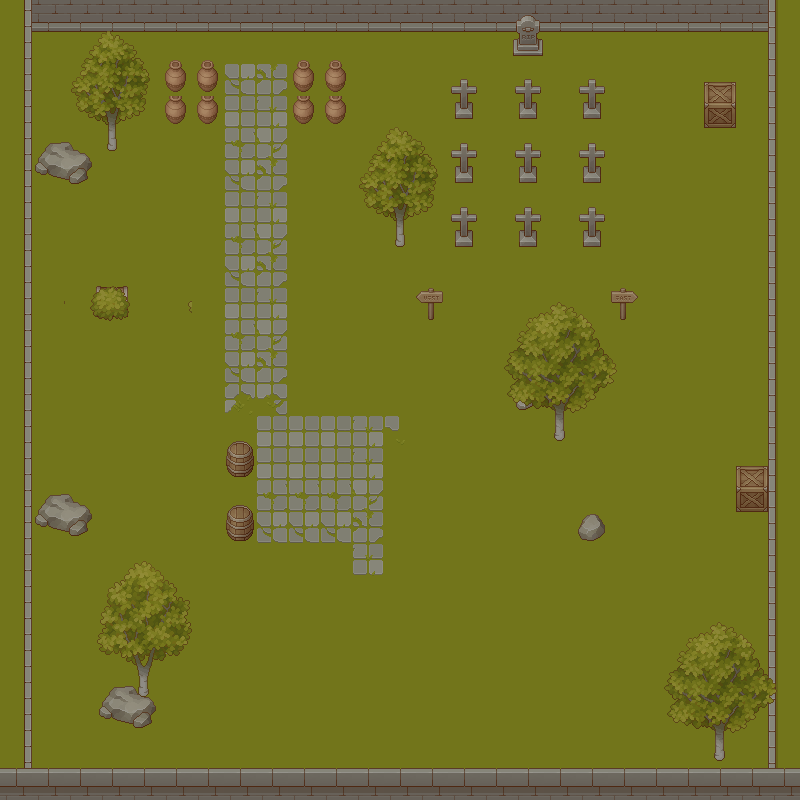

A level layout from a 2D game, rendered from its tile map. Below: a short description, then the map file with its tile-grid data intact:
An orthogonal 25x25 tile map with 32x32 px tiles, 4 tile layers (Tile Layer 1, Tile Layer 2, Tile Layer 3, Tile Layer 4), 4 tilesets.

<map version="1.8" tiledversion="1.8.5" orientation="orthogonal" renderorder="right-down" width="25" height="25" tilewidth="32" tileheight="32" infinite="0" nextlayerid="5" nextobjectid="1">
 <tileset firstgid="1" source="TX Grass Tileset.tsx" />
 <tileset firstgid="65" source="TX Tileset Wall.tsx" />
 <tileset firstgid="321" source="TX Props.tsx" />
 <tileset firstgid="577" source="TX Plant.tsx" />
 <layer id="1" name="Tile Layer 1" width="25" height="25">
  <data encoding="csv">
1,1,1,1,1,1,1,1,1,1,1,1,1,1,1,1,1,1,1,1,1,1,1,1,1,
1,1,1,1,1,1,1,1,1,1,1,1,1,1,1,1,1,1,1,1,1,1,1,1,1,
1,1,1,1,1,1,1,1,1,1,1,1,1,1,1,1,1,1,1,1,1,1,1,1,1,
1,1,1,1,1,1,1,1,1,1,1,1,1,1,1,1,1,1,1,1,1,1,1,1,1,
1,1,1,1,1,1,1,1,1,1,1,1,1,1,1,1,1,1,1,1,1,1,1,1,1,
1,1,1,1,1,1,1,1,1,1,1,1,1,1,1,1,1,1,1,1,1,1,1,1,1,
1,1,1,1,1,1,1,1,1,1,1,1,1,1,1,1,1,1,1,1,1,1,1,1,1,
1,1,1,1,1,1,1,1,1,1,1,1,1,1,1,1,1,1,1,1,1,1,1,1,1,
1,1,1,1,1,1,1,1,1,1,1,1,1,1,1,1,1,1,1,1,1,1,1,1,1,
1,1,1,1,1,1,1,1,1,1,1,1,1,1,1,1,1,1,1,1,1,1,1,1,1,
1,1,1,1,1,1,1,1,1,1,1,1,1,1,1,1,1,1,1,1,1,1,1,1,1,
1,1,1,1,1,1,1,1,1,1,1,1,1,1,1,1,1,1,1,1,1,1,1,1,1,
1,1,1,1,1,1,1,1,1,1,1,1,1,1,1,1,1,1,1,1,1,1,1,1,1,
1,1,1,1,1,1,1,1,1,1,1,1,1,1,1,1,1,1,1,1,1,1,1,1,1,
1,1,1,1,1,1,1,1,1,1,1,1,1,1,1,1,1,1,1,1,1,1,1,1,1,
1,1,1,1,1,1,1,1,1,1,1,1,1,1,1,1,1,1,1,1,1,1,1,1,1,
1,1,1,1,1,1,1,1,1,1,1,1,1,1,1,1,1,1,1,1,1,1,1,1,1,
1,1,1,1,1,1,1,1,1,1,1,1,1,1,1,1,1,1,1,1,1,1,1,1,1,
1,1,1,1,1,1,1,1,1,1,1,1,1,1,1,1,1,1,1,1,1,1,1,1,1,
1,1,1,1,1,1,1,1,1,1,1,1,1,1,1,1,1,1,1,1,1,1,1,1,1,
1,1,1,1,1,1,1,1,1,1,1,1,1,1,1,1,1,1,1,1,1,1,1,1,1,
1,1,1,1,1,1,1,1,1,1,1,1,1,1,1,1,1,1,1,1,1,1,1,1,1,
1,1,1,1,1,1,1,1,1,1,1,1,1,1,1,1,1,1,1,1,1,1,1,1,1,
1,1,1,1,1,1,1,1,1,1,1,1,1,1,1,1,1,1,1,1,1,1,1,1,1,
1,1,1,1,1,1,1,1,1,1,1,1,1,1,1,1,1,1,1,1,1,1,1,1,1
</data>
 </layer>
 <layer id="2" name="Tile Layer 2" width="25" height="25">
  <data encoding="csv">
100,103,103,103,103,103,103,103,103,103,103,103,103,103,103,103,103,103,103,103,103,103,103,103,98,
100,1,1,1,1,486,486,1,1,486,486,1,1,1,1,1,1,1,1,1,1,1,1,1,98,
100,0,0,0,0,502,502,49,50,502,502,0,0,0,472,0,472,0,472,0,0,0,326,0,98,
100,0,0,0,0,502,502,33,34,502,502,0,0,0,488,0,488,0,488,0,0,0,342,0,98,
100,529,530,0,0,0,0,41,42,0,0,0,0,0,472,0,472,0,472,0,0,0,0,0,98,
100,545,546,0,0,0,0,49,50,0,0,0,0,0,488,0,488,0,488,0,0,0,0,0,98,
100,0,0,0,0,0,0,33,34,0,0,0,0,0,472,0,472,0,472,0,0,0,0,0,98,
100,0,0,0,0,0,0,41,42,0,0,0,0,0,488,0,488,0,488,0,0,0,0,0,98,
100,0,0,324,0,0,0,49,50,0,0,0,0,0,0,0,0,0,0,0,0,0,0,0,98,
100,0,0,340,0,0,0,33,34,0,0,0,0,436,0,0,0,0,0,404,0,0,0,0,98,
100,0,0,0,0,0,0,41,42,0,0,0,0,0,0,0,0,0,0,0,0,0,0,0,98,
100,0,0,0,0,0,0,49,50,0,0,0,0,0,0,0,0,0,0,0,0,0,0,119,98,
100,0,0,0,0,0,0,57,58,0,0,0,0,0,0,0,564,0,0,0,0,0,119,119,98,
100,0,0,0,0,0,0,390,33,33,33,34,53,0,0,0,0,0,0,0,0,0,0,0,98,
100,0,0,0,0,0,0,406,33,33,33,34,0,0,0,0,0,0,0,0,0,0,0,326,98,
100,529,530,0,0,0,0,390,41,41,41,42,0,0,0,0,0,0,0,0,0,0,0,342,98,
100,545,546,0,0,0,0,406,49,49,49,50,0,0,0,0,0,0,566,0,0,0,0,0,98,
100,0,0,0,0,0,0,0,0,0,0,34,0,466,467,468,0,0,0,0,0,0,0,0,98,
100,0,0,0,0,0,0,0,0,0,0,0,0,482,483,484,0,0,0,0,0,0,0,0,98,
100,0,0,0,0,0,0,0,0,0,0,0,0,498,499,500,0,0,0,0,0,0,0,0,98,
100,119,0,0,0,0,0,0,0,0,0,0,0,514,515,516,0,0,0,0,0,0,0,0,98,
100,119,0,529,530,0,0,0,0,0,0,0,0,0,0,0,0,0,0,0,0,0,0,0,98,
100,119,0,545,546,0,0,0,0,0,0,0,0,0,0,0,0,0,0,0,0,0,0,0,98,
100,119,119,119,0,0,0,0,0,0,0,0,0,0,0,0,0,0,0,0,0,0,0,0,98,
115,115,115,115,115,115,115,115,115,115,115,115,115,115,115,115,115,115,115,115,115,115,115,115,115
</data>
 </layer>
 <layer id="3" name="Tile Layer 3" width="25" height="25">
  <data encoding="csv">
0,0,0,0,0,0,0,0,0,0,0,0,0,0,0,0,440,0,0,0,0,0,0,0,0,
0,0,0,0,0,0,0,0,0,0,0,0,0,0,0,0,456,0,0,0,0,0,0,0,0,
0,0,0,0,0,0,0,0,0,0,0,0,0,0,0,0,0,0,0,0,0,0,0,0,0,
0,0,0,0,0,0,0,0,0,0,0,0,0,0,0,0,0,0,0,0,0,0,0,0,0,
0,0,0,0,0,0,0,0,0,0,0,0,0,0,0,0,0,0,0,0,0,0,0,0,0,
0,0,0,0,0,0,0,0,0,0,0,0,0,0,0,0,0,0,0,0,0,0,0,0,0,
0,0,0,0,0,0,0,0,0,0,0,0,0,0,0,0,0,0,0,0,0,0,0,0,0,
0,0,0,0,0,0,0,0,0,0,0,0,0,0,0,0,0,0,0,0,0,0,0,0,0,
0,0,0,0,0,0,0,0,0,0,0,0,0,0,0,0,0,0,0,0,0,0,0,0,0,
0,0,0,0,0,0,0,0,0,0,0,0,0,0,0,0,0,0,0,0,0,0,0,0,0,
0,0,0,0,0,0,0,0,0,0,0,0,0,0,0,0,0,0,0,0,0,0,0,0,0,
0,0,0,0,0,0,0,0,0,0,0,0,0,0,0,0,0,0,0,0,0,0,0,0,0,
0,0,0,0,0,0,0,0,0,0,0,0,0,0,0,0,0,0,0,0,0,0,0,0,0,
0,0,0,0,0,0,0,0,0,0,0,0,0,0,0,0,0,0,0,0,0,0,0,0,0,
0,0,0,0,0,0,0,0,0,0,0,0,0,0,0,0,0,0,0,0,0,0,0,0,0,
0,0,0,0,0,0,0,0,0,0,0,0,0,0,0,0,0,0,0,0,0,0,0,0,0,
0,0,0,0,0,0,0,0,0,0,0,0,0,0,0,0,0,0,0,0,0,0,0,0,0,
0,0,0,0,0,0,0,0,0,0,0,0,0,0,0,0,0,0,0,0,0,0,0,0,0,
0,0,0,0,0,0,0,0,0,0,0,0,0,0,0,0,0,0,0,0,0,0,0,0,0,
0,0,0,0,0,0,0,0,0,0,0,0,0,0,0,0,0,0,0,0,0,0,0,0,0,
0,0,0,0,0,0,0,0,0,0,0,0,0,0,0,0,0,0,0,0,0,0,0,0,0,
0,0,0,0,0,0,0,0,0,0,0,0,0,0,0,0,0,0,0,0,0,0,0,0,0,
0,0,0,0,0,0,0,0,0,0,0,0,0,0,0,0,0,0,0,0,0,0,0,0,0,
0,0,0,0,0,0,0,0,0,0,0,0,0,0,0,0,0,0,0,0,0,0,0,0,0,
0,0,0,0,0,0,0,0,0,0,0,0,0,0,0,0,0,0,0,0,0,0,0,0,0
</data>
 </layer>
 <layer id="4" name="Tile Layer 4" width="25" height="25">
  <data encoding="csv">
0,0,586,587,588,0,0,0,0,0,0,0,0,0,0,0,0,0,0,0,0,0,0,0,0,
0,0,602,603,604,0,0,0,0,0,0,0,0,0,0,0,0,0,0,0,0,0,0,0,0,
0,0,618,619,620,0,0,0,0,0,0,0,0,0,0,0,0,0,0,0,0,0,0,0,0,
0,0,634,635,636,0,0,0,0,0,0,586,587,588,0,0,0,0,0,0,0,0,0,0,0,
0,0,650,651,652,0,0,0,0,0,0,602,603,604,0,0,0,0,0,0,0,0,0,0,0,
0,0,0,0,0,0,0,0,0,0,0,618,619,620,0,0,0,0,0,0,0,0,0,0,0,
0,0,0,0,0,0,0,0,0,0,0,634,635,636,0,0,0,0,0,0,0,0,0,0,0,
0,0,0,0,0,0,0,0,0,0,0,650,651,652,0,0,0,0,0,0,0,0,0,0,0,
0,659,667,668,669,661,0,0,0,0,0,0,0,0,0,0,0,0,0,0,0,0,0,0,0,
0,706,683,684,685,677,0,0,0,0,0,0,0,0,0,577,578,579,580,581,0,0,0,0,0,
0,691,699,700,701,693,0,0,0,0,0,0,0,0,0,593,594,595,596,597,0,0,0,0,0,
149,0,0,0,0,0,0,0,0,0,0,0,0,0,0,609,610,611,612,613,0,0,0,0,0,
149,0,0,0,0,0,0,0,0,0,0,0,0,0,0,625,626,627,628,629,0,0,0,0,0,
149,0,0,0,0,0,0,0,0,0,0,0,0,0,0,641,642,643,644,645,0,0,0,0,0,
149,0,0,0,0,0,0,0,0,0,0,0,0,0,0,0,0,0,0,0,0,0,0,0,0,
0,0,0,0,0,0,0,0,0,0,0,0,0,706,0,0,0,0,0,0,0,0,0,0,0,
0,0,0,0,0,0,0,0,0,0,0,0,0,0,0,0,0,0,0,0,0,0,0,0,0,
0,0,0,582,583,584,585,0,0,0,0,0,0,0,0,0,0,0,0,0,0,0,0,0,0,
0,0,0,598,599,600,601,0,0,0,0,0,0,0,0,0,0,0,0,0,0,0,0,0,0,
0,0,0,614,615,616,617,0,0,0,0,0,0,0,0,0,0,0,0,0,577,578,579,580,581,
0,0,0,630,631,632,633,0,0,0,0,0,0,0,0,0,0,0,0,0,593,594,595,596,597,
0,0,0,646,647,648,649,0,0,0,0,0,0,0,0,0,0,0,0,0,609,610,611,612,613,
0,0,0,0,0,0,0,0,0,0,0,0,0,0,0,0,0,0,0,0,625,626,627,628,629,
0,0,0,0,0,0,0,0,0,0,0,0,0,0,0,0,0,0,0,0,641,642,643,644,645,
0,0,0,0,0,0,0,0,0,0,0,0,0,0,0,0,0,0,0,0,0,0,0,0,0
</data>
 </layer>
</map>
